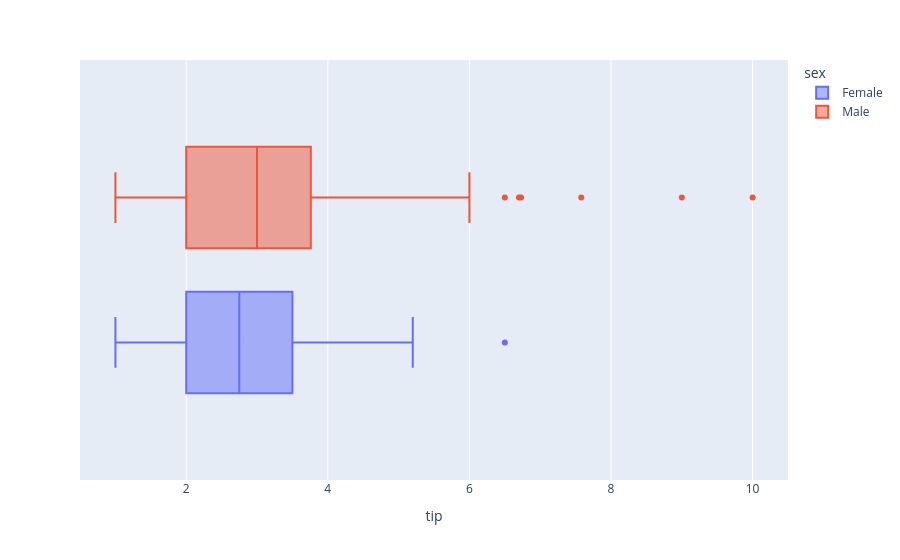

Source (notebook cell):
### Code cell
fig = px.box(df, x='tip', color='sex')
fig.show()

### Figure 1 — Plotly figure (JSON) as saved in the notebook; plotly's stock layout.template omitted (floating-point values rounded to 4 significant figures; data arrays with more than 128 entries replaced by an {"elided": "..."} marker saying what was removed)
{"data": [{"alignmentgroup": "True", "hovertemplate": "sex=Female<br>tip=%{x}<extra></extra>", "legendgroup": "Female", "marker": {"color": "#636efa"}, "name": "Female", "notched": false, "offsetgroup": "Female", "orientation": "h", "showlegend": true, "type": "box", "x": [1.01, 3.61, 5.0, 3.02, 1.67, 3.5, 2.75, 2.23, 3.0, 3.0, 2.45, 3.07, 2.6, 5.2, 1.5, 2.47, 1.0, 3.0, 3.14, 5.0, 2.2, 1.83, 5.17, 1.0, 4.3, 3.25, 2.5, 3.0, 2.5, 3.48, 4.08, 4.0, 1.0, 4.0, 3.5, 1.5, 1.8, 2.92, 1.68, 2.52, 4.2, 2.0, 2.0, 2.83, 1.5, 2.0, 3.25, 1.25, 2.0, 2.0, 2.75, 3.5, 5.0, 2.3, 1.5, 1.36, 1.63, 5.14, 3.75, 2.61, 2.0, 3.0, 1.61, 2.0, 4.0, 3.5, 3.5, 4.19, 5.0, 2.0, 2.01, 2.0, 2.5, 3.23, 2.23, 2.5, 6.5, 1.1, 3.09, 3.48, 3.0, 2.5, 2.0, 2.88, 4.67, 2.0, 3.0], "x0": " ", "xaxis": "x", "y0": " ", "yaxis": "y"}, {"alignmentgroup": "True", "hovertemplate": "sex=Male<br>tip=%{x}<extra></extra>", "legendgroup": "Male", "marker": {"color": "#EF553B"}, "name": "Male", "notched": false, "offsetgroup": "Male", "orientation": "h", "showlegend": true, "type": "box", "x": {"elided": "157 float values"}, "x0": " ", "xaxis": "x", "y0": " ", "yaxis": "y"}], "layout": {"boxmode": "group", "legend": {"title": {"text": "sex"}, "tracegroupgap": 0}, "margin": {"t": 60}, "xaxis": {"anchor": "y", "domain": [0, 1], "title": {"text": "tip"}}, "yaxis": {"anchor": "x", "domain": [0, 1]}}}
